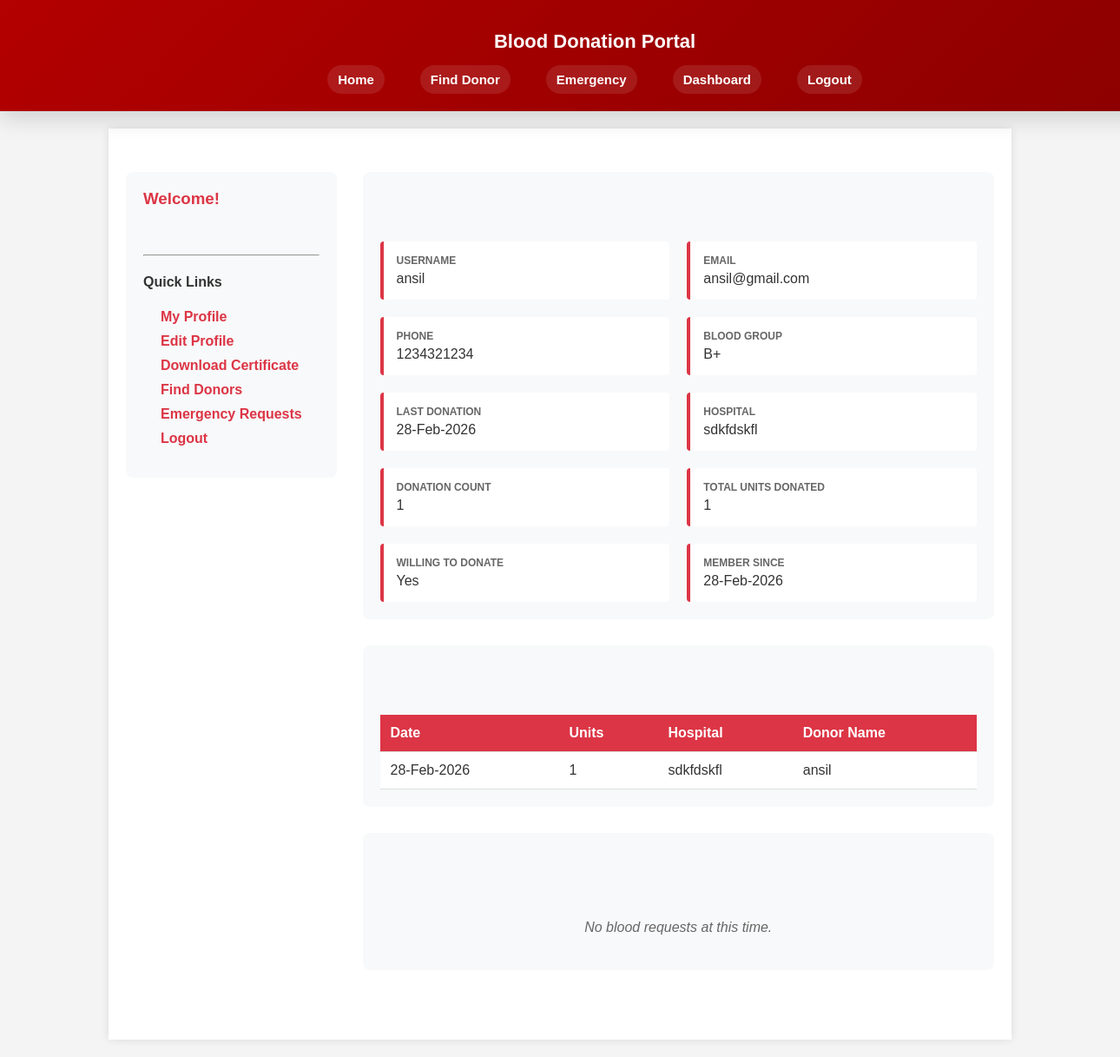
/users/dashboard.php (signed in), run on the app's committed database.
### tables this page shows
CREATE TABLE `users` (
  `id` int(11) NOT NULL,
  `username` varchar(50) NOT NULL,
  `email` varchar(100) NOT NULL,
  `password` varchar(255) NOT NULL,
  `phone` varchar(20) NOT NULL,
  `blood_group` varchar(5) DEFAULT NULL,
  `willing_to_donate` tinyint(1) DEFAULT 1,
  `donate_reason` text DEFAULT NULL,
  `last_donation_date` date DEFAULT NULL,
  `donation_count` int(11) DEFAULT 0,
  `donation_units` int(11) DEFAULT 0,
  `profile_pic` varchar(255) DEFAULT NULL,
  `created_at` timestamp NOT NULL DEFAULT current_timestamp(),
  `updated_at` timestamp NOT NULL DEFAULT current_timestamp() ON UPDATE current_timestamp()
);

CREATE TABLE `donation_records` (
  `id` int(11) NOT NULL,
  `user_id` int(11) DEFAULT NULL,
  `donor_id` int(11) DEFAULT NULL,
  `units` int(11) NOT NULL,
  `hospital` varchar(255) NOT NULL,
  `donation_date` date NOT NULL,
  `created_at` timestamp NOT NULL DEFAULT current_timestamp()
);

CREATE TABLE `donors` (
  `id` int(11) NOT NULL,
  `name` varchar(100) NOT NULL,
  `gender` enum('Male','Female','Other') NOT NULL,
  `age` int(11) NOT NULL,
  `blood_group` varchar(5) NOT NULL,
  `role` enum('Student','Staff') NOT NULL DEFAULT 'Student',
  `department` varchar(100) DEFAULT NULL,
  `email` varchar(100) NOT NULL,
  `phone` varchar(20) NOT NULL,
  `address` text DEFAULT NULL,
  `created_at` timestamp NOT NULL DEFAULT current_timestamp()
);

### users/dashboard.php (the view, shortened to what this page needs)
<?php
include '../config.php';
$user_id = $_SESSION['user_id'];
$user_sql = "SELECT id, username, email, phone, blood_group, willing_to_donate, donate_reason, last_donation_date, donation_count, donation_units, profile_pic, created_at FROM users WHERE id = ?";
$user_stmt = $conn->prepare($user_sql);
$user_stmt->bind_param("i", $user_id);
$user_stmt->execute();
$user_result = $user_stmt->get_result();
$user_profile = $user_result->fetch_assoc();
$last_hosp = '';
if ($user_profile && $user_profile['last_donation_date']) {
    $hstmt = $conn->prepare('SELECT hospital FROM donation_records WHERE user_id = ? AND donation_date = ? ORDER BY created_at DESC LIMIT 1');
    $hstmt->bind_param('is', $user_id, $user_profile['last_donation_date']);
    $hstmt->execute();
    $hres = $hstmt->get_result();
    if ($hrow = $hres->fetch_assoc()) {
        $last_hosp = $hrow['hospital'];
    }
}
$donation_sql = "SELECT r.id, r.units, r.hospital, r.donation_date, d.name
                 FROM donation_records r
                 LEFT JOIN donors d ON r.donor_id = d.id
                 WHERE r.user_id = ?
                 ORDER BY r.donation_date DESC
                 LIMIT 10";
$donation_stmt = $conn->prepare($donation_sql);
$donation_stmt->bind_param("i", $user_id);
$donation_stmt->execute();
$donation_result = $donation_stmt->get_result();
$request_sql = "SELECT id, name, blood_group, contact, message, created_at FROM requests ORDER BY created_at DESC LIMIT 5";
$request_stmt = $conn->prepare($request_sql);
$request_stmt->execute();
$request_result = $request_stmt->get_result();
?>
<!DOCTYPE html>
<html lang="en">
<head>
    <link rel="stylesheet" href="../css/style.css">
</head>
<body>
<header>
    <h1>Blood Donation Portal</h1>
    <nav class="main-nav">
        <a href="../index.php">Home</a>
        <a href="../find_donor.php">Find Donor</a>
        <a href="../emergency.php">Emergency</a>
        <a href="dashboard.php">Dashboard</a>
        <a href="logout.php">Logout</a>
    </nav>
</header>
<div class="container">
    <div class="dashboard">
        <div class="sidebar">
            <h3>Welcome!</h3>
            <hr>
            <h4>Quick Links</h4>
            <ul>
                <li><a href="dashboard.php">My Profile</a></li>
                <li><a href="edit_profile.php">Edit Profile</a></li>
                <li><a href="certificate.php" target="_blank">Download Certificate</a></li>
                <li><a href="../find_donor.php">Find Donors</a></li>
                <li><a href="../emergency.php">Emergency Requests</a></li>
                <li><a href="logout.php">Logout</a></li>
            </ul>
        </div>
        <div class="content">
            <div class="section">
                <div class="profile-info">
                    <div class="info-item">
                        <div class="info-label">Username</div>
                        <div class="info-value"><?php echo htmlspecialchars($user_profile['username']); ?></div>
                    </div>
                    <div class="info-item">
                        <div class="info-label">Email</div>
                        <div class="info-value"><?php echo htmlspecialchars($user_profile['email']); ?></div>
                    </div>
                    <div class="info-item">
                        <div class="info-label">Phone</div>
                        <div class="info-value"><?php echo htmlspecialchars($user_profile['phone']); ?></div>
                    </div>
                    <div class="info-item">
                        <div class="info-label">Blood Group</div>
                        <div class="info-value"><?php echo htmlspecialchars($user_profile['blood_group'] ?: 'Not specified'); ?></div>
                    </div>
                    <div class="info-item">
                        <div class="info-label">Last Donation</div>
                        <div class="info-value"><?php echo $user_profile['last_donation_date'] ? date('d-M-Y', strtotime($user_profile['last_donation_date'])) : 'Never'; ?></div>
                    </div>
                    <?php if ($last_hosp): ?>
                    <div class="info-item">
                        <div class="info-label">Hospital</div>
                        <div class="info-value"><?php echo htmlspecialchars($last_hosp); ?></div>
                    </div>
                    <?php endif; ?>
                    <?php if ((int)$user_profile['donation_count'] > 0): ?>
                    <div class="info-item">
                        <div class="info-label">Donation Count</div>
                        <div class="info-value"><?php echo (int)$user_profile['donation_count']; ?></div>
                    </div>
                    <?php endif; ?>
                    <?php if ((int)$user_profile['donation_units'] > 0): ?>
                    <div class="info-item">
                        <div class="info-label">Total Units Donated</div>
                        <div class="info-value"><?php echo (int)$user_profile['donation_units']; ?></div>
                    </div>
                    <?php endif; ?>
                    <div class="info-item">
                        <div class="info-label">Willing to Donate</div>
                        <div class="info-value"><?php echo $user_profile['willing_to_donate'] ? 'Yes' : 'No'; ?></div>
                    </div>
                    <div class="info-item">
                        <div class="info-label">Member Since</div>
                        <div class="info-value"><?php echo date('d-M-Y', strtotime($user_profile['created_at'])); ?></div>
                    </div>
                </div>
            </div>
            <div class="section">
                <?php if ($donation_result->num_rows > 0): ?>
                    <table>
                        <thead>
                            <tr>
                                <th>Date</th>
                                <th>Units</th>
                                <th>Hospital</th>
                                <th>Donor Name</th>
                            </tr>
                        </thead>
                        <tbody>
                            <?php while ($donation = $donation_result->fetch_assoc()): ?>
                                <tr>
                                    <td><?php echo date('d-M-Y', strtotime($donation['donation_date'])); ?></td>
                                    <td><?php echo (int)$donation['units']; ?></td>
                                    <td><?php echo htmlspecialchars($donation['hospital']); ?></td>
                                    <td><?php echo htmlspecialchars($donation['name']); ?></td>
                                </tr>
                            <?php endwhile; ?>
                        </tbody>
                    </table>
                <?php else: ?>
                    <div class="no-data">No donation history found. <a href="../register.php">Register as a donor</a></div>
                <?php endif; ?>
            </div>
            <div class="section">
                <?php if ($request_result->num_rows > 0): ?>
                    <table>
                        <thead>
                            <tr>
                                <th>Date</th>
                                <th>Name</th>
                                <th>Blood Group</th>
                                <th>Contact</th>
                                <th>Details</th>
                            </tr>
                        </thead>
                        <tbody>
                            <?php while ($request = $request_result->fetch_assoc()): ?>
                                <tr>
                                    <td><?php echo date('d-M-Y', strtotime($request['created_at'])); ?></td>
                                    <td><?php echo htmlspecialchars($request['name']); ?></td>
                                    <td><?php echo htmlspecialchars($request['blood_group']); ?></td>
                                    <td><?php echo htmlspecialchars($request['contact']); ?></td>
                                    <td><?php echo htmlspecialchars(substr($request['message'], 0, 50)); ?>...</td>
                                </tr>
                            <?php endwhile; ?>
                        </tbody>
                    </table>
                <?php else: ?>
                    <div class="no-data">No blood requests at this time.</div>
                <?php endif; ?>
            </div>
        </div>
    </div>
</div>
</body>
</html>

### css/style.css (style rules this page uses)
body { font-family: 'Poppins', sans-serif; background-color: #f4f4f4; margin: 0; padding: 0; color: #333; }
header { background-color: rgba(204,0,0,0.8); color: white; padding: 20px 0; text-align: center; position: sticky; top: 0; z-index: 1000; backdrop-filter: blur(5px); }
nav a { margin: 0 15px; color: white; text-decoration: none; font-weight: bold; position: relative; padding: 5px 0; }
.main-nav a { background: rgba(255,255,255,0.1); padding: 8px 12px; margin: 0 8px; border-radius: 20px; transition: background 0.3s, transform 0.2s; }
.main-nav { display: flex; justify-content: center; flex-wrap: wrap; }
nav a::after { content: ''; position: absolute; left: 0; bottom: -2px; width: 0; height: 2px; background: #fff; transition: width 0.3s; }
.container { max-width: 1000px; margin: 20px auto; background: white; padding: 20px; box-shadow: 0 0 10px rgba(0,0,0,0.1); }
.container h2, .container h3 { color: #cc0000; margin-top: 30px; }
.container ol, .container ul { margin-left: 20px; }
.container li { margin-bottom: 8px; }
header { position: sticky; top: 0; width: 100%; background: linear-gradient(135deg, #b30000, #8b0000); color: #fff; padding: 20px 40px; box-shadow: 0 8px 25px rgba(0,0,0,0.15); z-index: 1000; display: flex; flex-direction: column; position: relative; }
header h1 { font-size: 22px; font-weight: 600; }
.main-nav { display: flex; gap: 25px; flex-wrap: wrap; }
.main-nav a { text-decoration: none; color: white; font-size: 15px; position: relative; transition: 0.3s ease; }
.main-nav a::after { content: ""; position: absolute; left: 0; bottom: -4px; width: 0%; height: 2px; background: #fff; transition: 0.3s; }

### users/dashboard.php (style rules this page uses)
.dashboard { display: grid; grid-template-columns: 1fr 3fr; gap: 30px; margin: 30px 0; }
.sidebar { background: #f8f9fa; padding: 20px; border-radius: 8px; height: fit-content; }
.sidebar h3 { margin-top: 0; color: #dc3545; }
.sidebar ul { list-style: none; padding: 0; }
.sidebar ul li { margin: 10px 0; }
.sidebar ul li a { color: #dc3545; text-decoration: none; font-weight: 600; }
.content { background: white; }
.section { background: #f8f9fa; padding: 20px; border-radius: 8px; margin-bottom: 30px; }
.profile-info { display: grid; grid-template-columns: 1fr 1fr; gap: 20px; }
.info-item { background: white; padding: 15px; border-radius: 4px; border-left: 4px solid #dc3545; }
.info-label { font-weight: 600; color: #666; font-size: 12px; text-transform: uppercase; }
.info-value { font-size: 16px; color: #333; margin-top: 5px; }
table { width: 100%; border-collapse: collapse; background: white; }
table thead { background: #dc3545; color: white; }
table th, table td { padding: 12px; text-align: left; border-bottom: 1px solid #ddd; }
.no-data { text-align: center; padding: 20px; color: #666; font-style: italic; }

### data on the page
users: username "ansil", email "ansil@gmail.com", phone "1234321234", blood_group "B+", last_donation_date "28-Feb-2026", donation_count "1", donation_units "1", created_at "28-Feb-2026"
donation_records: hospital "sdkfdskfl", donation_date "28-Feb-2026", units "1", donor.name "ansil"
